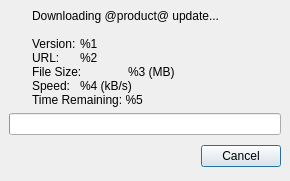
<ui version="4.0" >
 <author></author>
 <comment></comment>
 <exportmacro></exportmacro>
 <class>SoftUpdateWindow</class>
 <widget class="QDialog" name="SoftUpdateWindow" >
  <property name="geometry" >
   <rect>
    <x>0</x>
    <y>0</y>
    <width>290</width>
    <height>177</height>
   </rect>
  </property>
  <property name="windowTitle" >
   <string>@product@ - Downloading update</string>
  </property>
  <layout class="QGridLayout" >
   <property name="margin" >
    <number>9</number>
   </property>
   <property name="spacing" >
    <number>6</number>
   </property>
   <item row="0" column="0" >
    <layout class="QGridLayout" >
     <property name="margin" >
      <number>0</number>
     </property>
     <property name="spacing" >
      <number>6</number>
     </property>
     <item row="0" column="1" >
      <widget class="QLabel" name="updateTextLabel" >
       <property name="text" >
        <string>Downloading @product@ update...

Version:	%1
URL:	%2
File Size:	%3 (MB)
Speed:	%4 (kB/s)
Time Remaining: %5</string>
       </property>
       <property name="alignment" >
        <set>Qt::AlignLeading|Qt::AlignLeft|Qt::AlignVCenter</set>
       </property>
       <property name="indent" >
        <number>10</number>
       </property>
      </widget>
     </item>
     <item row="0" column="0" >
      <widget class="QLabel" name="updatePixmapLabel" >
       <property name="sizePolicy" >
        <sizepolicy>
         <hsizetype>0</hsizetype>
         <vsizetype>0</vsizetype>
         <horstretch>0</horstretch>
         <verstretch>0</verstretch>
        </sizepolicy>
       </property>
       <property name="pixmap" >
        <pixmap resource="../../../../../resources/wengophone.qrc" >:/pics/update.png</pixmap>
       </property>
      </widget>
     </item>
     <item row="1" column="0" colspan="2" >
      <widget class="QProgressBar" name="progressBar" >
       <property name="textVisible" >
        <bool>false</bool>
       </property>
       <property name="orientation" >
        <enum>Qt::Horizontal</enum>
       </property>
      </widget>
     </item>
    </layout>
   </item>
   <item row="2" column="0" >
    <layout class="QHBoxLayout" >
     <property name="margin" >
      <number>0</number>
     </property>
     <property name="spacing" >
      <number>6</number>
     </property>
     <item>
      <spacer>
       <property name="orientation" >
        <enum>Qt::Horizontal</enum>
       </property>
       <property name="sizeHint" >
        <size>
         <width>131</width>
         <height>31</height>
        </size>
       </property>
      </spacer>
     </item>
     <item>
      <widget class="QPushButton" name="cancelButton" >
       <property name="text" >
        <string>Cancel</string>
       </property>
      </widget>
     </item>
    </layout>
   </item>
   <item row="1" column="0" >
    <spacer>
     <property name="orientation" >
      <enum>Qt::Vertical</enum>
     </property>
     <property name="sizeHint" >
      <size>
       <width>20</width>
       <height>40</height>
      </size>
     </property>
    </spacer>
   </item>
  </layout>
 </widget>
 <pixmapfunction></pixmapfunction>
 <resources>
  <include location="../../../../../resources/wengophone.qrc" />
 </resources>
 <connections>
  <connection>
   <sender>cancelButton</sender>
   <signal>clicked()</signal>
   <receiver>SoftUpdateWindow</receiver>
   <slot>reject()</slot>
   <hints>
    <hint type="sourcelabel" >
     <x>363</x>
     <y>226</y>
    </hint>
    <hint type="destinationlabel" >
     <x>179</x>
     <y>239</y>
    </hint>
   </hints>
  </connection>
 </connections>
</ui>
